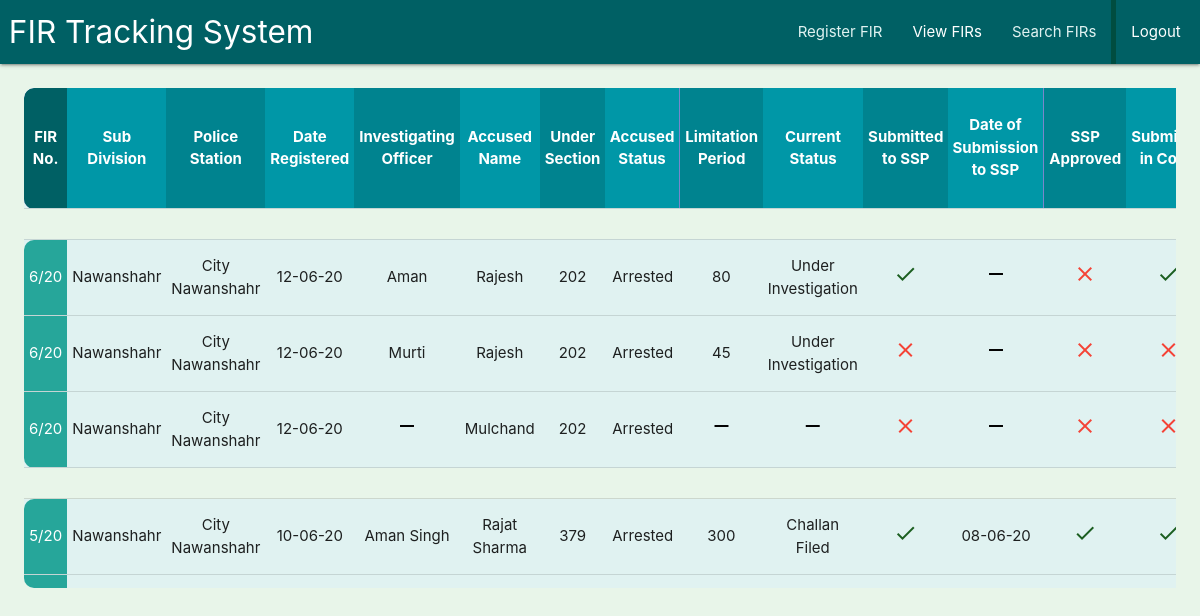
Page /fir/list_firs_police_station/ (signed in) on the earlier database version.
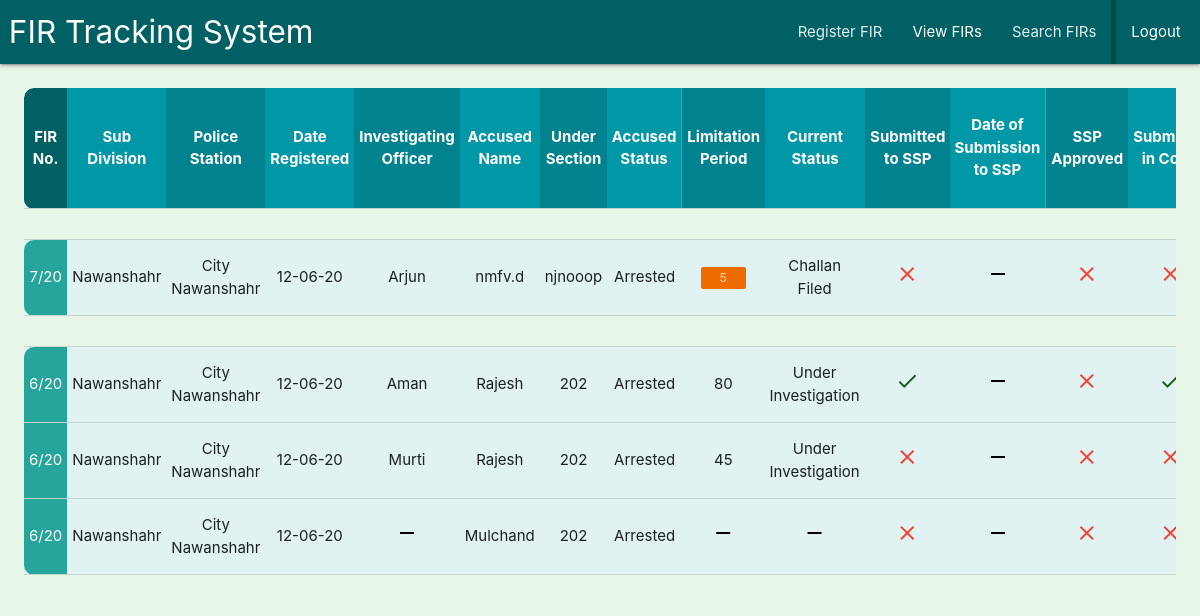
Same page on the later database version.
### fir/models.py (models this page shows, shortened)
class FIR(models.Model):
    PHASE_CHOICES=[(1,1),(2,2),(3,3)]
    ACCUSED_STATUS_CHOICES = [('arrested','Arrested'),('not_arrested','Not Arrested'),('po','PO')]
    CURRENT_STATUS_CHOICES = [('under_investigation','Under Investigation'),('challan_filed','Challan Filed'),('untraced','Untraced'),('cancelled','Cancelled')]
    COURT_STATUS_CHOICES = [('pending','Pending'),('accepted','Accepted'),('reinvestigation','Reinvestigation')]
    sub_division = models.ForeignKey("location.SubDivision", related_name='firs', on_delete=models.CASCADE)
    police_station = models.ForeignKey("location.PoliceStation", related_name='firs', on_delete=models.CASCADE)
    fir_no = models.CharField(max_length=50)
    phase = models.PositiveIntegerField(choices=PHASE_CHOICES)
    date_created = models.DateField(auto_now_add=True)
    io_name = models.CharField(max_length=50, blank=True, null=True)
    accused_name = models.TextField(blank=True, null=True)
    under_section = models.CharField(max_length=50, blank=True, null=True)
    accused_status = models.CharField(max_length=50, choices=ACCUSED_STATUS_CHOICES, blank=True, null=True)
    limitation_period = models.PositiveIntegerField(blank=True, null=True)
    current_status = models.CharField(max_length=50, choices=CURRENT_STATUS_CHOICES, blank=True, null=True)
    put_in_ssp_office = models.BooleanField(default=False)
    put_in_ssp_office_date = models.DateField(blank=True, null=True)
    ssp_approved = models.BooleanField(default=False)
    put_in_court = models.BooleanField(default=False)
    put_in_court_date = models.DateField(blank=True, null=True)
    received_in_court = models.BooleanField(default=False)
    received_in_court_date = models.DateField(blank=True, null=True)
    court_status = models.CharField(max_length=50, choices=COURT_STATUS_CHOICES, blank=True,  null=True)
    reverted_by_court_date = models.DateField(blank=True,  null=True)
    received_from_court_date = models.DateField(blank=True,  null=True)
    appointed_io = models.CharField(max_length=50, blank=True,  null=True)
    class Meta():
        unique_together = ['sub_division', 'police_station', 'fir_no', 'phase']
        ordering = ['sub_division', 'police_station', '-fir_no', 'phase']
        verbose_name = 'FIR'
        verbose_name_plural = 'FIRs'

### location/models.py (models this page shows)
class SubDivision(models.Model):
    name = models.CharField(max_length=50)
    def __str__(self):
        return self.name

class PoliceStation(models.Model):
    sub_division = models.ForeignKey("location.SubDivision", related_name='police_stations',on_delete=models.CASCADE)
    name = models.CharField(max_length=50)
    def __str__(self):
        return self.name

### fir/views.py (the view)
# urls.py: path('list_firs_police_station/', views.list_firs_police_station_view, name='list_firs_police_station'),
@login_required
def list_firs_police_station_view(request):
    police_station_record_keepers = [u['user'] for u in acc_models.PoliceStationRecordKeeper.objects.all().values('user')]
    if request.user.pk in police_station_record_keepers:
        fir_list = models.FIR.objects.all().filter(police_station__exact=acc_models.PoliceStationRecordKeeper.objects.get(user__pk__exact=request.user.pk).police_station)
        page = request.GET.get('page', 1)
        paginator = Paginator(fir_list, 60)
        try:
            firs = paginator.page(page)
        except PageNotAnInteger:
            firs = paginator.page(1)
        except EmptyPage:
            firs = paginator.page(paginator.num_pages)
        return render(request, 'fir/list_firs_police_station.html', {'fir_list':firs})
    else:
        return redirect('fault', fault='ACCESS DENIED!')

### account/context_preprocessors.py (called while the page is built)
def UserList(request):
    police_station_record_keepers = [u['user'] for u in models.PoliceStationRecordKeeper.objects.all().values('user')]
    court_record_keepers = [u['user'] for u in models.CourtRecordKeeper.objects.all().values('user')]
    dsp_record_keepers = [u['user'] for u in models.DSPRecordKeeper.objects.all().values('user')]
    vrk_record_keepers = [u['user'] for u in models.VRKRecordKeeper.objects.all().values('user')]
    ssp_record_keepers = [u['user'] for u in models.SSPRecordKeeper.objects.all().values('user')]
    return {'police_station_record_keepers':police_station_record_keepers,
            'court_record_keepers':court_record_keepers,
            'dsp_record_keepers':dsp_record_keepers,
            'vrk_record_keepers':vrk_record_keepers,
            'ssp_record_keepers':ssp_record_keepers,
            }

### fir/templatetags/templatetag.py (called while the page is built)
@register.filter
def is_first_phase(pk):
    fir_object = models.FIR.objects.get(pk__exact=pk)
    fir_phase = fir_object.phase
    if fir_phase==1:
        return True
    else:
        return False

### fir/templates/fir/list_firs_police_station.html
{% extends 'base.html' %}
{% load static %}
{% load widget_tweaks %}
{% load templatetag %}
{% block head %}
    <link rel="stylesheet" href="{% static 'css/list_css_temp.css' %}">
{% endblock %}
{% block content %}
    {% include 'fir/_firs_list.html' %}
{% endblock content %}

### fir/templates/fir/_firs_list.html (shortened to what the changed rows need)
{% load templatetag %}
<div class="table_wrapper" data-fl-scrolls>
    <table class="centered responsive-table table_div list-table highlight teal lighten-5">
        <thead class="indigo lighten-2 white-text">
            <tr class="list-tr">
                <th class="list-th">FIR No.</th>
                <th class="list-th">Sub Division</th>
                <th class="list-th">Police Station</th>
                <th class="list-th">Date Registered</th>
                <th class="list-th">Investigating Officer</th>
                <th class="list-th">Accused Name</th>
                <th class="list-th">Under Section</th>
                <th class="list-th">Accused Status</th>
                <th class="list-th">Limitation Period</th>
                <th class="list-th">Current Status</th>
                <th class="list-th">Submitted to SSP</th>
                <th class="list-th">Date of Submission to SSP</th>
                <th class="list-th">SSP Approved</th>
                <th class="list-th">Submitted in Court</th>
            </tr>
        </thead>
        <tbody>
            <tr class="green lighten-5" style="position: sticky !important; top: 0;">
                <td class="list-td"></td><td class="list-td"></td><td class="list-td"></td><td class="list-td"></td><td class="list-td"></td><td class="list-td"></td><td class="list-td"></td><td class="list-td"></td><td class="list-td"></td><td class="list-td"></td><td class="list-td"></td><td class="list-td"></td><td class="list-td"></td><td class="list-td"></td>
            </tr>
            {% for fir in fir_list %}
                <tr class="list-tr">
                    {% if fir.pk|is_last_phase %}
                        {% if fir.pk|is_first_phase %}
                            <td class="list-td" style="border-bottom-left-radius: 10px; border-top-left-radius: 10px;">{{fir.fir_no}}</td>
                        {% else %}
                            <td class="list-td" style="border-bottom-left-radius: 10px;">{{fir.fir_no}}</td>
                        {% endif %}
                    {% elif fir.pk|is_first_phase %}
                        <td class="list-td" style="border-top-left-radius: 10px;">{{fir.fir_no}}</td>
                    {% else %}
                        <td class="list-td">{{fir.fir_no}}</td>
                    {% endif %}
                    <td class="list-td">{{fir.sub_division}}</td>
                    <td class="list-td">{{fir.police_station}}</td>
                    <td class="list-td">{{fir.date_created|date:'d-m-y'}}</td>
                    {% if fir.io_name %}
                        <td class="list-td">{{fir.io_name}}</td>
                    {% else %}
                        <td class="list-td"><i class="material-icons black-text">remove</i></td>
                    {% endif %}
                    {% if fir.accused_name %}
                        <td class="list-td">{{fir.accused_name}}</td>
                    {% else %}
                        <td class="list-td"><i class="material-icons black-text">remove</i></td>
                    {% endif %}
                    {% if fir.under_section %}
                        <td class="list-td">{{fir.under_section}}</td>
                    {% else %}
                        <td class="list-td"><i class="material-icons black-text">remove</i></td>
                    {% endif %}
                    {% if fir.accused_status == "arrested" %}
                        <td class="list-td">Arrested</td>
                    {% elif fir.accused_status == "not_arrested" %}
                        <td class="list-td">Not-Arrested</td>
                    {% elif fir.accused_status == "po" %}
                        <td class="list-td">P.O.</td>
                    {% else %}
                        <td class="list-td"><i class="material-icons black-text">remove</i></td>
                    {% endif %}
                    {% if fir.limitation_period %}
                        <td class="list-td">
                            {% if fir.pk|will_expire_at == 0 %}
                                <span class="new badge red darken-3" data-badge-caption="">{{fir.limitation_period}}</span>
                            {% elif fir.pk|will_expire_at == 1 %}
                                <span class="new badge orange darken-3" data-badge-caption="">{{fir.limitation_period}}</span>
                            {% elif fir.pk|will_expire_at == 2 %}
                                <span class="new badge amber lighten-2 black-text" data-badge-caption="">{{fir.limitation_period}}</span>
                            {% elif fir.pk|will_expire_at == 3 %}
                                {{fir.limitation_period}}
                            {% endif %}
                        </td>
                    {% else %}
                        <td class="list-td"><i class="material-icons black-text">remove</i></td>
                    {% endif %}
                    {% if fir.current_status == "challan_filed" %}
                        <td class="list-td">Challan Filed</td>
                    {% elif fir.current_status == "untraced" %}
                        <td class="list-td">Untraced</td>
                    {% elif fir.current_status == "under_investigation" %}
                        <td class="list-td">Under Investigation</td>
                    {% elif fir.current_status == "cancelled" %}
                        <td class="list-td">Cancelled</td>
                    {% else %}
                        <td class="list-td"><i class="material-icons black-text">remove</i></td>
                    {% endif %}
                    {% if fir.put_in_ssp_office %}
                        <td class="list-td"><i class="material-icons green-text text-darken-4">check</i></td>
                    {% else %}
                        <td class="list-td"><i class="material-icons red-text">close</i></td>
                    {% endif %}
                    {% if fir.put_in_ssp_office_date %}
                        <td class="list-td">{{fir.put_in_ssp_office_date|date:'d-m-y'}}</td>
                    {% else %}
                        <td class="list-td"><i class="material-icons black-text">remove</i></td>
                    {% endif %}
                    {% if fir.ssp_approved %}
                        <td class="list-td"><i class="material-icons green-text text-darken-4">check</i></td>
                    {% else %}
                        <td class="list-td"><i class="material-icons red-text">close</i></td>
                    {% endif %}
                    {% if fir.put_in_court %}
                        <td class="list-td"><i class="material-icons green-text text-darken-4">check</i></td>
                    {% else %}
                        <td class="list-td"><i class="material-icons red-text">close</i></td>
                    {% endif %}
                </tr>
                {% if fir.pk|is_last_phase %}
                    <tr class="green lighten-5">
                        <td class="list-td"></td><td class="list-td"></td><td class="list-td"></td><td class="list-td"></td><td class="list-td"></td><td class="list-td"></td><td class="list-td"></td><td class="list-td"></td><td class="list-td"></td><td class="list-td"></td><td class="list-td"></td><td class="list-td"></td><td class="list-td"></td><td class="list-td"></td>
                    </tr>
                {% endif %}
            {% endfor %}
        </tbody>
    </table>
</div>

Differences in the rows shown:
no longer on this page (row unchanged): FIR: fir_no "5/20", sub_division "Nawanshahr", police_station "City Nawanshahr", date_created "10-06-20", io_name "Aman Singh", accused_name "Rajat Sharma", under_section "379", accused_status "Arrested", limitation_period "300", current_status "Challan Filed", put_in_ssp_office True (drawn), put_in_ssp_office_date "08-06-20", ssp_approved True (drawn), put_in_court True (drawn)
added FIR: fir_no "7/20", sub_division "Nawanshahr", police_station "City Nawanshahr", date_created "12-06-20", io_name "Arjun", accused_name "nmfv.d", under_section "njnooop", accused_status "Arrested", limitation_period "5", current_status "Challan Filed", put_in_ssp_office False (drawn), ssp_approved False (drawn), put_in_court False (drawn), phase 1 (drawn)
